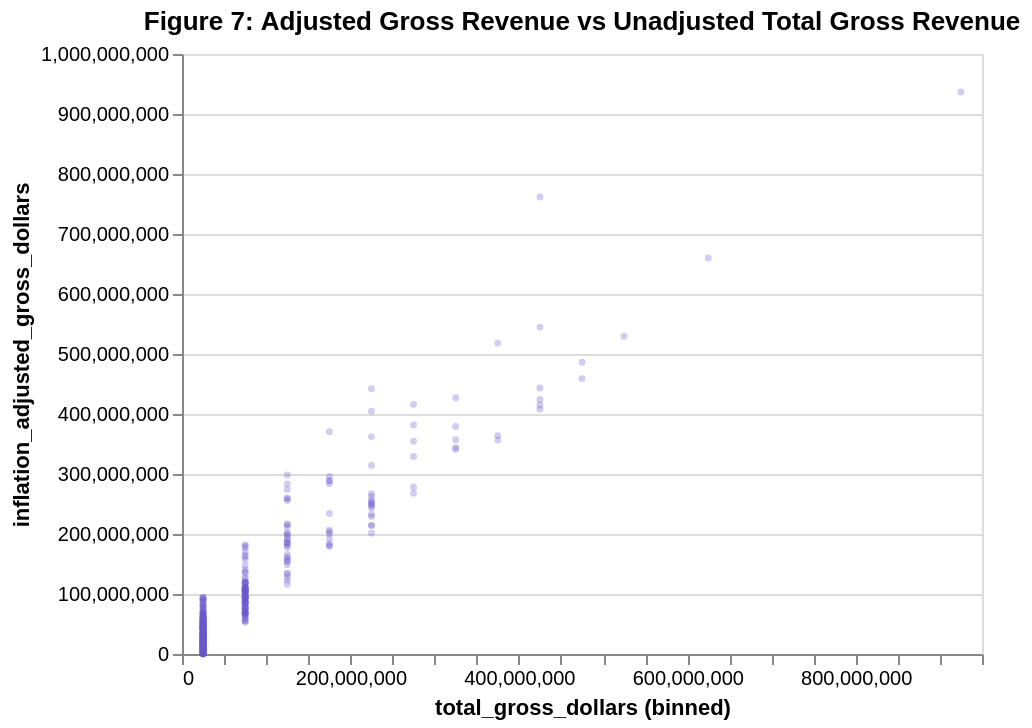

Notebook code for this chart:
### Markdown cell above
When the maximum movie gross revenue is taken into consideration, Action movies have great blockbuster potential like Adventure movies.  Far better than their Comedy and Drama movies.

Finally, let's plot a scatter plot of __total_gross_dollars__ and __inflation_adjusted_gross_dollars__ to determine if there is any correlation.

### Code cell
my_graph = plot_scatter_chart(movie_merge_df, 'total_gross_dollars', 'inflation_adjusted_gross_dollars', 'Adjusted Gross Revenue vs Unadjusted Total Gross Revenue')
my_graph

### Figure 1 — Vega-Lite specification as saved in the notebook (floating-point values rounded to 4 significant figures; data arrays with more than 128 entries replaced by an {"elided": "..."} marker saying what was removed)
{"config": {"view": {"continuousWidth": 400, "continuousHeight": 300}}, "data": {"name": "data-f4aabc1c7c9acba43aff48ce351019b5"}, "mark": {"type": "circle", "color": "slateblue", "opacity": 0.3, "size": 12}, "encoding": {"x": {"type": "quantitative", "bin": {"maxbins": 25}, "field": "total_gross_dollars"}, "y": {"type": "quantitative", "field": "inflation_adjusted_gross_dollars"}}, "title": "Figure 7: Adjusted Gross Revenue vs Unadjusted Total Gross Revenue", "$schema": "https://vega.github.io/schema/vega-lite/v4.8.1.json", "datasets": {"data-f4aabc1c7c9acba43aff48ce351019b5": {"elided": "379 records"}}}
